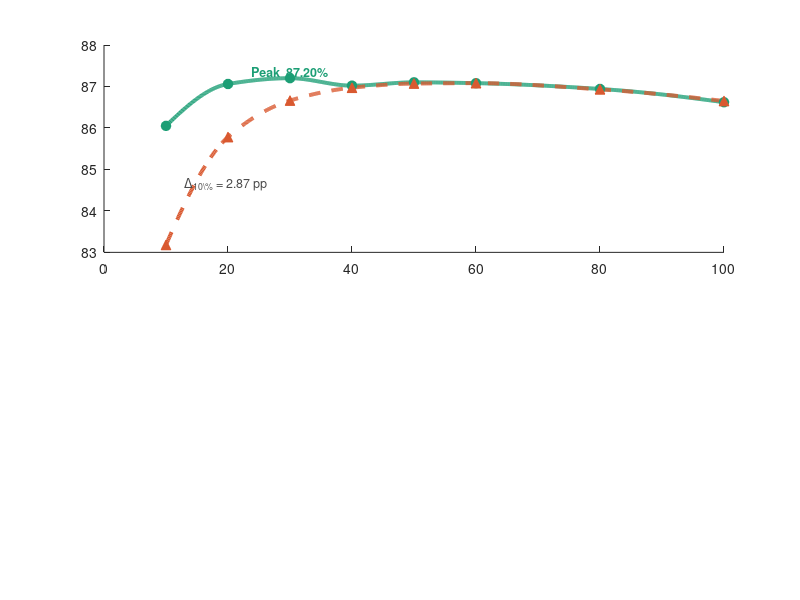

This figure's MATLAB source: (Note: this script raises an error after producing the figure.)
%% 48V → 12V Phase Shedding — Efficiency Visualization
%  Project : Two-stage parallel NIBB | Shrimitha Energy Solutions | 2026
%  Topology: Two-phase interleaved NIBB | fsw = 50 kHz | L = 200 µH/phase
% ─────────────────────────────────────────────────────────────────────────

clc; clear; close all;

%% ─── 1. Data ──────────────────────────────────────────────────────────────
load_pct = [10,    20,    30,    40,    50,    60,    80,    100  ];

ps_sw    = [0.371, 0.658, 0.944, 1.277, 1.566, 1.893, 2.457, 3.104];
ps_oth   = [3.526, 6.403, 9.433,12.685,15.349,19.009,25.496,32.509];
ps_eff   = [86.05, 87.06, 87.20, 87.02, 87.10, 87.08, 86.94, 86.62];

nops_sw  = [0.475, 0.783, 1.055, 1.332, 1.565, 1.893, 2.456, 3.015];
nops_oth = [4.403, 7.164, 9.957,12.878,15.377,19.009,25.516,32.433];
nops_eff = [83.18, 85.78, 86.66, 86.97, 87.07, 87.08, 86.93, 86.65];

delta = ps_eff - nops_eff;   % positive = PS wins

%% ─── 2. PCHIP smooth interpolation ───────────────────────────────────────
%  PCHIP (piecewise cubic Hermite) preserves monotonicity and avoids
%  Runge-phenomenon overshoot better than plain spline for this dataset.
x_fine      = linspace(10, 100, 800);
ps_smooth   = pchip(load_pct, ps_eff,   x_fine);
nops_smooth = pchip(load_pct, nops_eff, x_fine);

%% ─── 3. Colors ────────────────────────────────────────────────────────────
c_ps   = [0.11, 0.62, 0.46];   % teal  — with phase shedding
c_nops = [0.85, 0.35, 0.19];   % coral — without phase shedding
c_grid = [0.88, 0.88, 0.88];
c_zero = [0.40, 0.40, 0.40];

%% ─── 4. Figure layout ─────────────────────────────────────────────────────
figure('Name', '48V-12V Phase Shedding', ...
       'Position', [80, 80, 960, 700], ...
       'Color', 'w');

% ── Panel 1: Efficiency curves ─────────────────────────────────────────────
ax1 = subplot(2, 1, 1);
hold on;

% Smooth curves
h1 = plot(x_fine, ps_smooth,   '-',  'Color', c_ps,   'LineWidth', 2.8);
h2 = plot(x_fine, nops_smooth, '--', 'Color', c_nops, 'LineWidth', 2.8);

% Raw-data markers (excluded from legend via HandleVisibility)
plot(load_pct, ps_eff, 'o', ...
     'Color', c_ps,   'MarkerFaceColor', c_ps,   'MarkerSize', 7, ...
     'HandleVisibility', 'off');
plot(load_pct, nops_eff, '^', ...
     'Color', c_nops, 'MarkerFaceColor', c_nops, 'MarkerSize', 7, ...
     'HandleVisibility', 'off');

% Annotate PS efficiency peak
[pk_val, pk_i] = max(ps_eff);
text(load_pct(pk_i), pk_val + 0.15, ...
     sprintf('Peak  %.2f%%', pk_val), ...
     'FontSize', 9, 'Color', c_ps, 'FontWeight', 'bold', ...
     'HorizontalAlignment', 'center');

% Annotate 10% load gap (largest PS benefit)
gap10 = delta(1);
text(13, 84.65, sprintf('\\Delta_{10\\%%} = %.2f pp', gap10), ...
     'FontSize', 9, 'Color', [0.3, 0.3, 0.3], ...
     'HorizontalAlignment', 'left');

% Crossover guideline at 60% load
xline(60, 'Color', [0.55, 0.55, 0.55], 'LineStyle', ':', 'LineWidth', 1.4, ...
      'HandleVisibility', 'off');
text(61, 82.65, 'Crossover  \approx60% load', ...
     'FontSize', 8.5, 'Color', [0.45, 0.45, 0.45]);

hold off;

legend([h1, h2], {'With phase shedding', 'Without phase shedding'}, ...
       'Location', 'southwest', 'FontSize', 10.5, 'Box', 'off');
xlabel('Load  (%)',          'FontSize', 11);
ylabel('Efficiency  \eta (%)', 'FontSize', 11);
title('48V \rightarrow 12V: Efficiency vs Load', 'FontSize', 13, 'FontWeight', 'bold');

grid on;
ax1.GridColor = c_grid;  ax1.GridAlpha = 1;
ax1.Box       = 'off';   ax1.LineWidth = 0.8;
ax1.XLim      = [5,  105];
ax1.YLim      = [82.2, 87.9];
ax1.XTick     = load_pct;

% ── Panel 2: Efficiency gain bars ──────────────────────────────────────────
ax2 = subplot(2, 1, 2);
hold on;

% Assign per-bar colors: teal if PS wins or ties, coral if No-PS wins
bar_clrs = zeros(numel(delta), 3);
for k = 1:numel(delta)
    if delta(k) >= -0.01       % >= -0.01 treats true-zero at 60% as PS tie
        bar_clrs(k,:) = c_ps;
    else
        bar_clrs(k,:) = c_nops;
    end
end

b        = bar(load_pct, delta, 0.55, 'FaceColor', 'flat', 'EdgeColor', 'none');
b.CData  = bar_clrs;

% Zero reference line
plot([5, 105], [0, 0], '-', 'Color', c_zero, 'LineWidth', 1.2, ...
     'HandleVisibility', 'off');

% Value labels on bars
for k = 1:numel(delta)
    v    = delta(k);
    yoff = 0.08;
    if v < 0; yoff = -0.14; end
    text(load_pct(k), v + yoff, sprintf('%+.2f', v), ...
         'HorizontalAlignment', 'center', 'FontSize', 8.5, ...
         'FontWeight', 'bold', 'Color', [0.15, 0.15, 0.15]);
end
hold off;

xlabel('Load  (%)',   'FontSize', 11);
ylabel('Gain  (pp)',  'FontSize', 11);
title('Phase shedding efficiency gain  (PS \minus No-PS,  percentage points)', ...
      'FontSize', 11, 'FontWeight', 'normal');

grid on;
ax2.GridColor = c_grid;  ax2.GridAlpha = 1;
ax2.Box       = 'off';   ax2.LineWidth = 0.8;
ax2.XLim      = [5,  105];
ax2.XTick     = load_pct;

% ── Shared figure title ────────────────────────────────────────────────────
sgtitle('48V \rightarrow 12V Conversion — Phase Shedding Efficiency Analysis', ...
        'FontSize', 14, 'FontWeight', 'bold');

% ── Optional: export as high-res PNG ──────────────────────────────────────
%  set(gcf, 'Renderer', 'painters');
%  exportgraphics(gcf, '48v_12v_phase_shedding.png', 'Resolution', 300);
